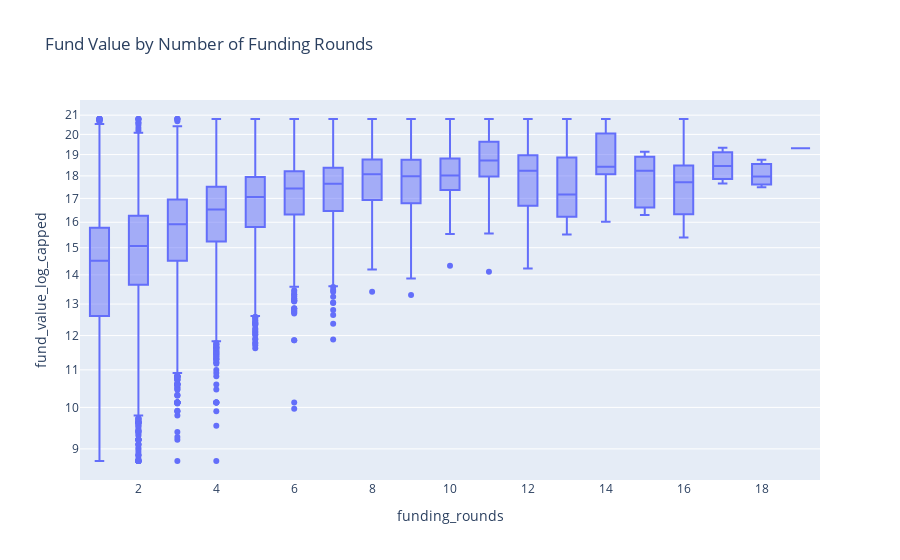

The notebook cell this image was saved under:
### Code cell
fig = px.box(df, x='funding_rounds', y='fund_value_log_capped', log_y=True, 
             title='Fund Value by Number of Funding Rounds')
fig.show()

### Figure 1 — Plotly figure (JSON) as saved in the notebook; plotly's stock layout.template omitted (floating-point values rounded to 4 significant figures; data arrays with more than 128 entries replaced by an {"elided": "..."} marker saying what was removed)
{"data": [{"alignmentgroup": "True", "hovertemplate": "funding_rounds=%{x}<br>fund_value_log_capped=%{y}<extra></extra>", "legendgroup": "", "marker": {"color": "#636efa"}, "name": "", "notched": false, "offsetgroup": "", "orientation": "v", "showlegend": false, "type": "box", "x": {"elided": "57286 float values"}, "x0": " ", "xaxis": "x", "y": {"elided": "57286 float values"}, "y0": " ", "yaxis": "y"}], "layout": {"boxmode": "group", "legend": {"tracegroupgap": 0}, "title": {"text": "Fund Value by Number of Funding Rounds"}, "xaxis": {"anchor": "y", "domain": [0, 1], "title": {"text": "funding_rounds"}}, "yaxis": {"anchor": "x", "domain": [0, 1], "title": {"text": "fund_value_log_capped"}, "type": "log"}}}
